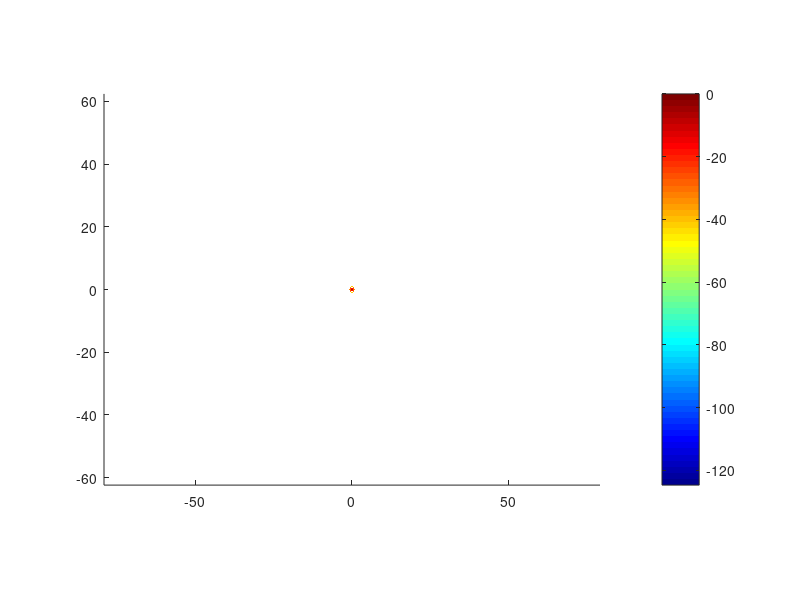

Here is the MATLAB script that generated this plot: (Note: this script raises an error after producing the figure.)
clc; clear; close all;

% Reflector antenna - Matlab instruction 2
eps_0 = 8.854187e-12;
mu_0 = 4*pi*1e-7;
zeta = sqrt(mu_0/eps_0);

c = 3e8;
f = 300e9;
lambda = c/f;
Df = 5*lambda;
a = Df/2;
k = 2*pi/lambda;
Jf = 1;     % constant amplitude

theta_feed = linspace(eps, pi/2-eps, 1000);
phi_feed = linspace(eps, 2*pi-eps, 1000);
r_feed = 1;

[TH_feed, PH_feed] = meshgrid(theta_feed, phi_feed);
J_FT = 2*pi*a^2*besselj(1, k*a*sin(TH_feed))./(k*a*sin(TH_feed));
% J_FT = airy(k*a*sin(TH_feed));
Eff_th = -2j*k*zeta*Jf*J_FT.*cos(TH_feed).*sin(PH_feed)*exp(-1j*k*r_feed)/(4*pi*r_feed);
Eff_ph = -2j*k*zeta*Jf*J_FT.*cos(PH_feed)*exp(-1j*k*r_feed)/(4*pi*r_feed);

E_tot = zeros([size(Eff_ph), 3]);
E_tot(:, :, 1) = Eff_th;
E_tot(:, :, 2) = Eff_ph;

U = sin(TH_feed).*cos(PH_feed);
V = sin(TH_feed).*sin(PH_feed);

E_ff = sqrt(abs(Eff_th).^2 + abs(Eff_ph).^2);
Eff_maxdB = max(max(20*log10(abs(E_ff))));
E_ff_dB_norm  = 20*log10(abs(E_ff)) - Eff_maxdB;
figure
surface(U, V, E_ff_dB_norm , 'linestyle' , 'none' )
axis equal
colormap("jet")
colorbar
clim([-40 0])

[~, idx_phi_90] = min(abs(phi_feed - pi/2));
figure
hold on; grid on;
plot(rad2deg(theta_feed), 20*log10(abs(Eff_ph(1, :))) - Eff_maxdB, "-k", "LineWidth", 2)
plot(rad2deg(theta_feed), 20*log10(abs(Eff_th(idx_phi_90, :))) - Eff_maxdB, "--r", "LineWidth", 2)
xlabel("\theta [deg]"); ylabel("|E| normalized [dB]");
title("E^{ff}_{\phi, feed}")
legend("\phi_{feed}=0", "\phi_{feed}=\pi/2")
ylim([-40, 0])
%%
focal = 3;
D = 4;
f2 = focal/D;
theta_0 = 2*acot(4*f2);
U_feed = 1/(2*zeta)* abs(E_ff).^2 * r_feed^2;

dth = abs(TH_feed(1, 1) - TH_feed(1, 2));
dph = abs(PH_feed(1, 1) - PH_feed(2, 1));
numerator = U_feed.*sin(TH_feed);
numerator(TH_feed > theta_0) = 0;
eta_spillOver = (sum(sum(numerator))*dth*dph)/(sum(sum(U_feed.*sin(TH_feed)))*dth*dph);
fprintf("The spillover efficiency is: %.2f%% \n", eta_spillOver*100)

%%
close all; clc;
theta = linspace(0, theta_0, 1000);
[TH, PH_feed] = meshgrid(theta, phi_feed);
r_prime = 2*focal./(1+cos(TH));
rho_prime = r_prime.*sin(TH);
phi_prime = PH_feed;

drho = abs(rho_prime(1, 1) - rho_prime(1, 2));
dphi = abs(phi_prime(1, 1) - phi_prime(2, 1));

Eff_th = -2j*k*zeta*Jf*J_FT .* cos(TH).*sin(PH_feed) * exp(-1j*k*r_feed)/(4*pi*r_feed);
Eff_ph = -2j*k*zeta*Jf*J_FT .* cos(PH_feed)          * exp(-1j*k*r_feed)/(4*pi*r_feed);

Ea_rho = -Eff_th*exp(-1j*k*2*focal).*cos(TH/2).^2/focal;
Ea_phi = -Eff_ph*exp(-1j*k*2*focal).*cos(TH/2).^2/focal;

Ea_x = Ea_rho.*cos(phi_prime) - Ea_phi.*sin(phi_prime);
Ea_y = Ea_rho.*sin(phi_prime) + Ea_phi.*cos(phi_prime);
E_a = zeros([size(Ea_x), 3]);
E_a(:, :, 1) = Ea_x;
E_a(:, :, 2) = Ea_y;

n = zeros([size(TH), 3]); 
n(:,:,3) = ones(size(TH));
M = cross(E_a, n, 3);
M_x = squeeze(M(:, :, 1));
M_y = squeeze(M(:, :, 2));

M = sqrt(abs(M(:, :, 1)).^2 + abs(M(:, :, 2)).^2 + abs(M(:, :, 3)).^2);

U = rho_prime.*cos(phi_prime);
V = rho_prime.*sin(phi_prime);

figure
hold on
surface(U, V, 20*log10(abs(M_x))-max(max(20*log10(abs(M_x)))) , 'linestyle' , 'none' ) ;
title("|M_x|")
colormap("jet")
colorbar
clim([-40 0])
axis([ -2 2 -2 2])

figure
hold on
surface(U, V, 20*log10(abs(M_y)) - max(max(20*log10(abs(M_y)))) , 'linestyle' , 'none' ) ;
axis equal
axis([ -2 2 -2 2])
title("|M_y|")
colormap("jet")
colorbar
clim([-80 -40])

%%
integrand_num = sqrt(abs(E_a(:, :, 1)).^2 + abs(E_a(:, :, 2)).^2 + abs(E_a(:, :, 3)).^2);
numerator = sum(sum(integrand_num.*rho_prime));
integrand_den = sqrt(abs(E_a(:, :, 1)).^2 + abs(E_a(:, :, 2)).^2 + abs(E_a(:, :, 3)).^2);
denominator = sum(sum(abs(integrand_den).^2.*rho_prime));
A = pi*(D/2)^2;
eta_taper = 1/A * (abs(numerator*dphi*drho).^2)/(denominator*drho*dphi)

%
int_x = sum(sum(E_a(:,:,1) .* rho_prime)) * drho * dphi;
int_y = sum(sum(E_a(:,:,2) .* rho_prime)) * drho * dphi;
int_z = sum(sum(E_a(:,:,3) .* rho_prime)) * drho * dphi;

numerator_sq = abs(int_x)^2 + abs(int_y)^2 + abs(int_z)^2;

% Denominator: integral of |E|^2 * rho'
integrand_den = (abs(E_a(:,:,1)).^2 + abs(E_a(:,:,2)).^2 + abs(E_a(:,:,3)).^2);
denominator = sum(sum(integrand_den .* rho_prime)) * drho * dphi;

% Taper efficiency
A = pi * (D/2)^2;
eta_taper = (1/A) * numerator_sq / denominator

%% 
% z = 
% J_s = 1/zeta * cross(n, cross(n, E_a, 3), 3);
% E_far = zeros(size(rho_prime));
% 
% % th_ff = linspace(eps, pi/2-eps, 1000);
% ph_ff = linspace(eps, 2*pi-eps, 1000);
% th_ff = linspace(0, 5*lambda/D, 1000);
% % ph_ff = [0 pi/2];
% [TH_ff, PH_ff] = meshgrid(th_ff, ph_ff);
% 
% Kx = k*sin(TH_ff).*cos(PH_ff);
% Ky = k*sin(TH_ff).*sin(PH_ff);
% Kz = k*cos(TH_ff);
% J_ft = J_s.*exp(1j*Kx.*rho_prime.*cos(phi_prime)).*exp(1j*Ky.*rho_prime.*sin(phi_prime)).*phi_prime*drho*dphi;
% 
% GF = EJ_SGF(zeta, k, Kx, Ky);
% Gxx = squeeze(GF(1, 1, :, :));
% Gyx = squeeze(GF(1, 2, :, :));
% Gzx = squeeze(GF(1, 3, :, :));
% R_ff = 1;
% [Eff_th, Eff_ph] = FarField(k, Kz, R_ff, TH_ff, PH_ff, Gxx, Gyx, Gzx, J_ft);
% 
% E_ff = sqrt(abs(Eff_th).^2 + abs(Eff_ph).^2);
% E_ff_max = max(max(20*log10(abs(E_ff))));
% 
% [~, idx_phi_90] = min(abs(ph_ff - pi/2));
% 
% figure
% hold on; grid on;
% plot(th_ff, 20*log10(abs(E_ff(1, :))) - E_ff_max, "-k", "LineWidth", 2)
% plot(th_ff, E_ff(idx_phi_90, :) - E_ff_max, "--r", "LineWidth", 2)
% for i = 1:length(th_ff)
%     for j = 1:length(ph_ff)
% 
%     end
% end

%%
% Surface current (PMC image: factor 2)
J_s = 1/zeta * cross(n, cross(n, E_a, 3), 3);
Js_x = 2 * squeeze(J_s(:,:,1));
Js_y = 2 * squeeze(J_s(:,:,2));

% Far field grid
% ph_ff = linspace(eps, 2*pi-eps, 100);
ph_ff = [0 pi/2];
th_ff = linspace(0, 5*lambda/D, 100);


% Pre-allocate
Eth = zeros(length(ph_ff), length(th_ff));
Eph = zeros(length(ph_ff), length(th_ff));

R_ff = 1;

for ii = 1:length(th_ff)
    for jj = 1:length(ph_ff)
        
        % Current observation point
        th  = th_ff(ii);
        ph  = ph_ff(jj);
        
        kx = k*sin(th)*cos(ph);
        ky = k*sin(th)*sin(ph);
        kz = k*cos(th);
        
        % Phase term over aperture [N_ap_phi x N_ap_rho]
        phase = exp(1j*(kx*rho_prime.*cos(phi_prime) + ky*rho_prime.*sin(phi_prime)));
        
        % Integrate over aperture
        JFT_x = sum(sum(Js_x .* phase .* rho_prime)) * drho * dphi;
        JFT_y = sum(sum(Js_y .* phase .* rho_prime)) * drho * dphi;
        
        % Green's function (scalar kx, ky for this observation point)
        GF = EJ_SGF(zeta, k, kx, ky);
        Gxx = GF(1,1); Gyx = GF(2,1); Gzx = GF(3,1);
        Gxy = GF(1,2); Gyy = GF(2,2); Gzy = GF(3,2);
        
        % Far field contributions
        [Eth_x, Eph_x] = FarField(k, kz, R_ff, th, ph, Gxx, Gyx, Gzx, JFT_x);
        [Eth_y, Eph_y] = FarField(k, kz, R_ff, th, ph, Gxy, Gyy, Gzy, JFT_y);
        
        Eth(jj, ii) = Eth_x + Eth_y;
        Eph(jj, ii) = Eph_x + Eph_y;
      
    end
end

% Total field
E_ff = sqrt(abs(Eth).^2 + abs(Eph).^2);
E_ff_max = max(max(20*log10(abs(E_ff))));

[~, idx_phi_0]  = min(abs(ph_ff - 0));
[~, idx_phi_90] = min(abs(ph_ff - pi/2));

figure; hold on; grid on;
plot(rad2deg(th_ff), 20*log10(abs(E_ff(idx_phi_0,:)))  - E_ff_max, '-k', 'LineWidth', 2)
plot(rad2deg(th_ff), 20*log10(abs(E_ff(idx_phi_90,:))) - E_ff_max, '--r', 'LineWidth', 2)
xlabel('\theta [deg]'); ylabel('|E| normalized [dB]')
legend('\phi=0°', '\phi=90°'); ylim([-40 0])
